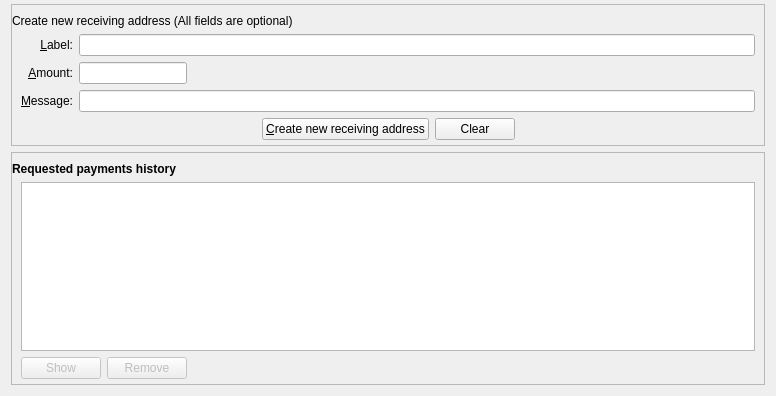
<?xml version="1.0" encoding="UTF-8"?>
<ui version="4.0">
 <class>ReceiveCoinsDialog</class>
 <widget class="QWidget" name="ReceiveCoinsDialog">
  <property name="geometry">
   <rect>
    <x>0</x>
    <y>0</y>
    <width>776</width>
    <height>396</height>
   </rect>
  </property>
  <layout class="QVBoxLayout" name="verticalLayout" stretch="0,1">
   <property name="topMargin">
    <number>4</number>
   </property>
   <item>
    <widget class="QFrame" name="frame2">
     <property name="sizePolicy">
      <sizepolicy hsizetype="Preferred" vsizetype="Expanding">
       <horstretch>0</horstretch>
       <verstretch>0</verstretch>
      </sizepolicy>
     </property>
     <property name="frameShape">
      <enum>QFrame::StyledPanel</enum>
     </property>
     <property name="frameShadow">
      <enum>QFrame::Sunken</enum>
     </property>
     <layout class="QVBoxLayout" name="verticalLayout_3">
      <property name="leftMargin">
       <number>0</number>
      </property>
      <property name="rightMargin">
       <number>0</number>
      </property>
      <property name="bottomMargin">
       <number>5</number>
      </property>
      <item>
       <widget class="QLabel" name="label_5">
        <property name="text">
         <string>&lt;html&gt;&lt;head/&gt;&lt;body&gt;&lt;p&gt;Create new receiving address (All fields are optional)&lt;/p&gt;&lt;/body&gt;&lt;/html&gt;</string>
        </property>
       </widget>
      </item>
      <item>
       <layout class="QGridLayout" name="gridLayout">
        <property name="leftMargin">
         <number>9</number>
        </property>
        <property name="rightMargin">
         <number>9</number>
        </property>
        <item row="2" column="1">
         <widget class="QLineEdit" name="reqMessage">
          <property name="toolTip">
           <string>An optional message to attach to the payment request, which will be displayed when the request is opened. Note: The message will not be sent with the payment over the %1 network.</string>
          </property>
         </widget>
        </item>
        <item row="1" column="0">
         <widget class="QLabel" name="label">
          <property name="toolTip">
           <string>An optional amount to request. Leave this empty or zero to not request a specific amount.</string>
          </property>
          <property name="text">
           <string>&amp;Amount:</string>
          </property>
          <property name="alignment">
           <set>Qt::AlignRight|Qt::AlignTrailing|Qt::AlignVCenter</set>
          </property>
          <property name="buddy">
           <cstring>reqAmount</cstring>
          </property>
         </widget>
        </item>
        <item row="1" column="1">
         <layout class="QHBoxLayout" name="horizontalLayout_6">
          <item>
           <widget class="BitcoinAmountField" name="reqAmount">
            <property name="sizePolicy">
             <sizepolicy hsizetype="Fixed" vsizetype="Fixed">
              <horstretch>0</horstretch>
              <verstretch>0</verstretch>
             </sizepolicy>
            </property>
            <property name="minimumSize">
             <size>
              <width>60</width>
              <height>0</height>
             </size>
            </property>
            <property name="maximumSize">
             <size>
              <width>1000</width>
              <height>100</height>
             </size>
            </property>
            <property name="toolTip">
             <string>An optional amount to request. Leave this empty or zero to not request a specific amount.</string>
            </property>
           </widget>
          </item>
          <item>
           <spacer name="horizontalSpacer_3">
            <property name="orientation">
             <enum>Qt::Horizontal</enum>
            </property>
            <property name="sizeHint" stdset="0">
             <size>
              <width>0</width>
              <height>0</height>
             </size>
            </property>
           </spacer>
          </item>
         </layout>
        </item>
        <item row="0" column="0">
         <widget class="QLabel" name="label_2">
          <property name="toolTip">
           <string>An optional label to associate with the new receiving address.</string>
          </property>
          <property name="text">
           <string>&amp;Label:</string>
          </property>
          <property name="alignment">
           <set>Qt::AlignRight|Qt::AlignTrailing|Qt::AlignVCenter</set>
          </property>
          <property name="buddy">
           <cstring>reqLabel</cstring>
          </property>
         </widget>
        </item>
        <item row="2" column="0">
         <widget class="QLabel" name="label_3">
          <property name="toolTip">
           <string>An optional message to attach to the payment request, which will be displayed when the request is opened. Note: The message will not be sent with the payment over the %1 network.</string>
          </property>
          <property name="text">
           <string>&amp;Message:</string>
          </property>
          <property name="alignment">
           <set>Qt::AlignRight|Qt::AlignTrailing|Qt::AlignVCenter</set>
          </property>
          <property name="buddy">
           <cstring>reqMessage</cstring>
          </property>
         </widget>
        </item>
        <item row="0" column="1">
         <widget class="QLineEdit" name="reqLabel">
          <property name="toolTip">
           <string>An optional label to associate with the new receiving address.</string>
          </property>
         </widget>
        </item>
       </layout>
      </item>
      <item>
       <layout class="QHBoxLayout" name="horizontalLayout">
        <item>
         <spacer name="horizontalSpacer">
          <property name="orientation">
           <enum>Qt::Horizontal</enum>
          </property>
          <property name="sizeHint" stdset="0">
           <size>
            <width>40</width>
            <height>20</height>
           </size>
          </property>
         </spacer>
        </item>
        <item>
         <widget class="QPushButton" name="receiveButton">
          <property name="minimumSize">
           <size>
            <width>150</width>
            <height>0</height>
           </size>
          </property>
          <property name="text">
           <string>&amp;Create new receiving address</string>
          </property>
          <property name="icon">
           <iconset resource="../vericonomy.qrc">
            <normaloff>:/icons/receiving_addresses</normaloff>:/icons/receiving_addresses</iconset>
          </property>
         </widget>
        </item>
        <item>
         <widget class="QPushButton" name="clearButton">
          <property name="sizePolicy">
           <sizepolicy hsizetype="Minimum" vsizetype="Fixed">
            <horstretch>0</horstretch>
            <verstretch>0</verstretch>
           </sizepolicy>
          </property>
          <property name="toolTip">
           <string>Clear all fields of the form.</string>
          </property>
          <property name="text">
           <string>Clear</string>
          </property>
          <property name="icon">
           <iconset resource="../vericonomy.qrc">
            <normaloff>:/icons/remove</normaloff>:/icons/remove</iconset>
          </property>
          <property name="autoDefault">
           <bool>false</bool>
          </property>
         </widget>
        </item>
        <item>
         <spacer name="horizontalSpacer_4">
          <property name="orientation">
           <enum>Qt::Horizontal</enum>
          </property>
          <property name="sizeHint" stdset="0">
           <size>
            <width>40</width>
            <height>20</height>
           </size>
          </property>
         </spacer>
        </item>
       </layout>
      </item>
     </layout>
    </widget>
   </item>
   <item>
    <widget class="QFrame" name="frame">
     <property name="sizePolicy">
      <sizepolicy hsizetype="Preferred" vsizetype="Expanding">
       <horstretch>0</horstretch>
       <verstretch>0</verstretch>
      </sizepolicy>
     </property>
     <property name="frameShape">
      <enum>QFrame::StyledPanel</enum>
     </property>
     <property name="frameShadow">
      <enum>QFrame::Raised</enum>
     </property>
     <layout class="QVBoxLayout" name="verticalLayout_2">
      <property name="leftMargin">
       <number>0</number>
      </property>
      <property name="rightMargin">
       <number>0</number>
      </property>
      <property name="bottomMargin">
       <number>5</number>
      </property>
      <item>
       <widget class="QLabel" name="label_6">
        <property name="font">
         <font>
          <weight>75</weight>
          <bold>true</bold>
         </font>
        </property>
        <property name="text">
         <string>Requested payments history</string>
        </property>
       </widget>
      </item>
      <item>
       <layout class="QVBoxLayout" name="verticalLayout_5">
        <property name="leftMargin">
         <number>9</number>
        </property>
        <property name="rightMargin">
         <number>9</number>
        </property>
        <item>
         <widget class="QTableView" name="recentRequestsView">
          <property name="contextMenuPolicy">
           <enum>Qt::CustomContextMenu</enum>
          </property>
          <property name="tabKeyNavigation">
           <bool>false</bool>
          </property>
          <property name="sortingEnabled">
           <bool>true</bool>
          </property>
         </widget>
        </item>
        <item>
         <layout class="QHBoxLayout" name="horizontalLayout_2">
          <item>
           <widget class="QPushButton" name="showRequestButton">
            <property name="enabled">
             <bool>false</bool>
            </property>
            <property name="toolTip">
             <string>Show the selected request (does the same as double clicking an entry)</string>
            </property>
            <property name="text">
             <string>Show</string>
            </property>
            <property name="icon">
             <iconset resource="../vericonomy.qrc">
              <normaloff>:/icons/edit</normaloff>:/icons/edit</iconset>
            </property>
            <property name="autoDefault">
             <bool>false</bool>
            </property>
           </widget>
          </item>
          <item>
           <widget class="QPushButton" name="removeRequestButton">
            <property name="enabled">
             <bool>false</bool>
            </property>
            <property name="toolTip">
             <string>Remove the selected entries from the list</string>
            </property>
            <property name="text">
             <string>Remove</string>
            </property>
            <property name="icon">
             <iconset resource="../vericonomy.qrc">
              <normaloff>:/icons/remove</normaloff>:/icons/remove</iconset>
            </property>
            <property name="autoDefault">
             <bool>false</bool>
            </property>
           </widget>
          </item>
          <item>
           <spacer name="horizontalSpacer_2">
            <property name="orientation">
             <enum>Qt::Horizontal</enum>
            </property>
            <property name="sizeHint" stdset="0">
             <size>
              <width>40</width>
              <height>20</height>
             </size>
            </property>
           </spacer>
          </item>
         </layout>
        </item>
       </layout>
      </item>
     </layout>
    </widget>
   </item>
  </layout>
 </widget>
 <customwidgets>
  <customwidget>
   <class>BitcoinAmountField</class>
   <extends>QLineEdit</extends>
   <header>qt/bitcoinamountfield.h</header>
   <container>1</container>
  </customwidget>
 </customwidgets>
 <tabstops>
  <tabstop>reqLabel</tabstop>
  <tabstop>reqAmount</tabstop>
  <tabstop>reqMessage</tabstop>
  <tabstop>receiveButton</tabstop>
  <tabstop>clearButton</tabstop>
  <tabstop>showRequestButton</tabstop>
  <tabstop>removeRequestButton</tabstop>
 </tabstops>
 <resources>
  <include location="../vericonomy.qrc"/>
 </resources>
 <connections/>
</ui>
